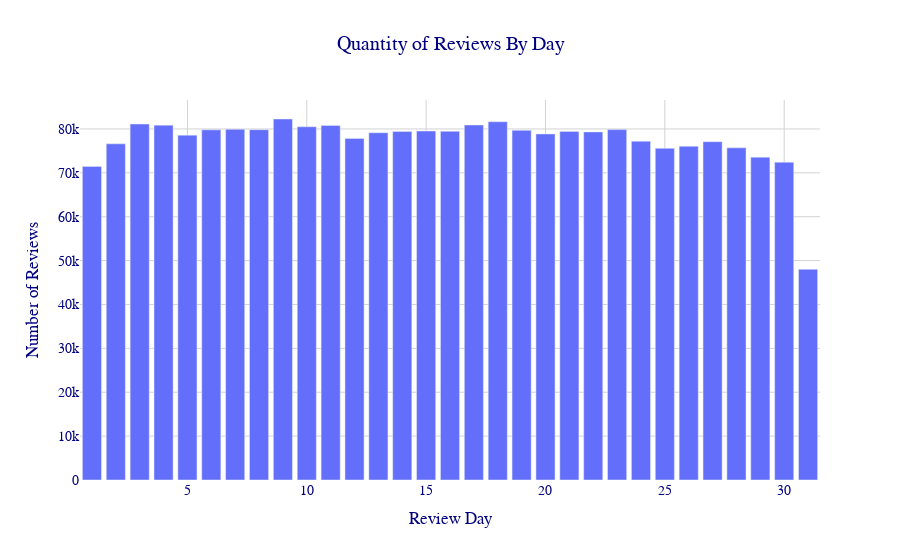

The code cell stored with this chart in its notebook:
### Code cell
_df = df.review_day.value_counts().reset_index().rename(
    columns={'index':'review_day', 'review_day':'count'})

fig = px.bar(
    _df, 
    x='review_day', 
    y='count', 
    title='Quantity of Reviews By Day')

fig.update_xaxes(
    title='Review Day',
    gridcolor='lightgray',
    showgrid=True, 
    gridwidth=1)

fig.update_yaxes(
    title='Number of Reviews',
    gridcolor='lightgray',
    showgrid=True, 
    gridwidth=1)

fig.update_layout(
    paper_bgcolor='rgba(0,0,0,0)',
    plot_bgcolor='rgba(0,0,0,0)',
    title_font_size=20,
    showlegend=False,
    hoverlabel=dict(
        bgcolor='ivory',
        font_size=16,
        font_family='Rockwell'),
    font=dict(family='Rockwell', 
            color='navy',
            size=14), 
    title_x=0.5)

fig.show()

### Figure 1 — Plotly figure (JSON) as saved in the notebook; plotly's stock layout.template omitted (floating-point values rounded to 4 significant figures)
{"data": [{"alignmentgroup": "True", "hovertemplate": "review_day=%{x}<br>count=%{y}<extra></extra>", "legendgroup": "", "marker": {"color": "#636efa", "pattern": {"shape": ""}}, "name": "", "offsetgroup": "", "orientation": "v", "showlegend": false, "textposition": "auto", "type": "bar", "x": [9, 18, 3, 17, 4, 11, 10, 7, 23, 8, 6, 19, 15, 16, 21, 14, 22, 13, 20, 5, 12, 24, 27, 2, 26, 28, 25, 29, 30, 1, 31], "xaxis": "x", "y": [82270, 81642, 81120, 80898, 80865, 80779, 80497, 79919, 79853, 79835, 79801, 79681, 79523, 79450, 79449, 79407, 79328, 79139, 78864, 78592, 77843, 77207, 77096, 76613, 76050, 75704, 75578, 73565, 72423, 71465, 48002], "yaxis": "y"}], "layout": {"barmode": "relative", "font": {"color": "navy", "family": "Rockwell", "size": 14}, "hoverlabel": {"bgcolor": "ivory", "font": {"family": "Rockwell", "size": 16}}, "legend": {"tracegroupgap": 0}, "paper_bgcolor": "rgba(0,0,0,0)", "plot_bgcolor": "rgba(0,0,0,0)", "showlegend": false, "title": {"font": {"size": 20}, "text": "Quantity of Reviews By Day", "x": 0.5}, "xaxis": {"anchor": "y", "domain": [0, 1], "gridcolor": "lightgray", "gridwidth": 1, "showgrid": true, "title": {"text": "Review Day"}}, "yaxis": {"anchor": "x", "domain": [0, 1], "gridcolor": "lightgray", "gridwidth": 1, "showgrid": true, "title": {"text": "Number of Reviews"}}}}
